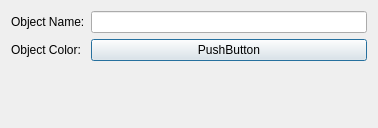
<?xml version="1.0" encoding="UTF-8"?>
<ui version="4.0">
 <class>CXDlgNewObject</class>
 <widget class="QDialog" name="CXDlgNewObject">
  <property name="geometry">
   <rect>
    <x>0</x>
    <y>0</y>
    <width>378</width>
    <height>128</height>
   </rect>
  </property>
  <property name="windowTitle">
   <string>CXDlgNewObject</string>
  </property>
  <layout class="QGridLayout" name="gridLayout">
   <item row="0" column="0">
    <widget class="QLabel" name="label_name">
     <property name="text">
      <string>Object Name:</string>
     </property>
    </widget>
   </item>
   <item row="0" column="1">
    <widget class="QLineEdit" name="lineEdit"/>
   </item>
   <item row="1" column="0">
    <widget class="QLabel" name="label_color">
     <property name="text">
      <string>Object Color:</string>
     </property>
    </widget>
   </item>
   <item row="1" column="1">
    <widget class="CXButtonColorEdit" name="pushButton">
     <property name="text">
      <string>PushButton</string>
     </property>
    </widget>
   </item>
   <item row="2" column="1">
    <spacer name="verticalSpacer">
     <property name="orientation">
      <enum>Qt::Vertical</enum>
     </property>
     <property name="sizeHint" stdset="0">
      <size>
       <width>20</width>
       <height>52</height>
      </size>
     </property>
    </spacer>
   </item>
  </layout>
 </widget>
 <layoutdefault spacing="6" margin="11"/>
 <customwidgets>
  <customwidget>
   <class>CXButtonColorEdit</class>
   <extends>QPushButton</extends>
   <header>xbuttoncoloredit.h</header>
  </customwidget>
 </customwidgets>
 <resources/>
 <connections/>
</ui>
